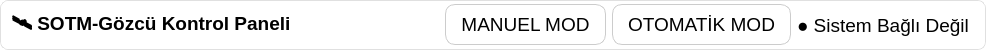
       <widget class="QWidget" name="headerWidget" native="true">
        <property name="sizePolicy">
         <sizepolicy hsizetype="Preferred" vsizetype="Expanding">
          <horstretch>0</horstretch>
          <verstretch>0</verstretch>
         </sizepolicy>
        </property>
        <property name="minimumSize">
         <size>
          <width>0</width>
          <height>0</height>
         </size>
        </property>
        <property name="maximumSize">
         <size>
          <width>16777215</width>
          <height>50</height>
         </size>
        </property>
        <property name="styleSheet">
         <string notr="true">background-color: white; border-radius: 8px; border: 1px solid #e0e0e0</string>
        </property>
        <layout class="QHBoxLayout" name="horizontalLayout_9">
         <property name="leftMargin">
          <number>1</number>
         </property>
         <property name="topMargin">
          <number>1</number>
         </property>
         <property name="rightMargin">
          <number>1</number>
         </property>
         <property name="bottomMargin">
          <number>1</number>
         </property>
         <item>
          <layout class="QHBoxLayout" name="horizontalLayout">
           <property name="leftMargin">
            <number>0</number>
           </property>
           <property name="topMargin">
            <number>0</number>
           </property>
           <property name="rightMargin">
            <number>0</number>
           </property>
           <property name="bottomMargin">
            <number>0</number>
           </property>
           <item>
            <widget class="QLabel" name="lblBaslik">
             <property name="font">
              <font>
               <pointsize>14</pointsize>
               <weight>75</weight>
               <bold>true</bold>
              </font>
             </property>
             <property name="styleSheet">
              <string notr="true">border: none;</string>
             </property>
             <property name="text">
              <string>  🛰 SOTM-Gözcü Kontrol Paneli</string>
             </property>
            </widget>
           </item>
           <item>
            <spacer name="horizontalSpacer">
             <property name="orientation">
              <enum>Qt::Horizontal</enum>
             </property>
             <property name="sizeHint" stdset="0">
              <size>
               <width>148</width>
               <height>20</height>
              </size>
             </property>
            </spacer>
           </item>
           <item>
            <widget class="QPushButton" name="btnManuelMod">
             <property name="font">
              <font>
               <pointsize>14</pointsize>
              </font>
             </property>
             <property name="styleSheet">
              <string notr="true">QPushButton {
background-color: white; color: black; border-radius: 10px; border: 1px solid #cccccc; padding: 8px 15px; 
}

QPushButton:hover {
background-color: #eeeeee;
}

QPushButton:pressed {
background-color: #cccccc;
}

</string>
             </property>
             <property name="text">
              <string>MANUEL MOD</string>
             </property>
            </widget>
           </item>
           <item>
            <widget class="QPushButton" name="btnOtomatikMod">
             <property name="font">
              <font>
               <pointsize>14</pointsize>
               <weight>50</weight>
               <bold>false</bold>
               <kerning>true</kerning>
              </font>
             </property>
             <property name="styleSheet">
              <string notr="true">QPushButton {
background-color: white; color: black; border-radius: 10px; border: 1px solid #cccccc; padding: 8px 15px; 
}

QPushButton:hover {
background-color: #eeeeee;
}

QPushButton:pressed {
background-color: #cccccc;
}

</string>
             </property>
             <property name="text">
              <string>OTOMATİK MOD</string>
             </property>
            </widget>
           </item>
           <item>
            <widget class="QLabel" name="lblSistemBaglantisi">
             <property name="font">
              <font>
               <pointsize>14</pointsize>
              </font>
             </property>
             <property name="styleSheet">
              <string notr="true">border: none</string>
             </property>
             <property name="text">
              <string>● Sistem Bağlı Değil   </string>
             </property>
            </widget>
           </item>
          </layout>
         </item>
        </layout>
       </widget>
